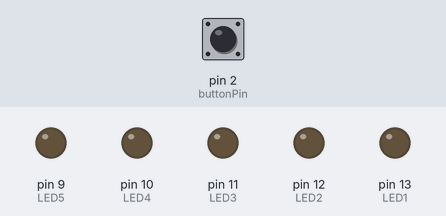
A sketch run on a simulated Arduino Uno, built with avr-gcc and run on an emulated ATmega328P. Parts: output pins drawn as LEDs (lit = HIGH). Inputs (shaded band) come from the test bench; at power-on: pin 2 (buttonPin) LOW.

Above: at 1.2 s.
1.3 s: pin 2 (buttonPin) pulled HIGH for 0.15 s
At 1.7 s:
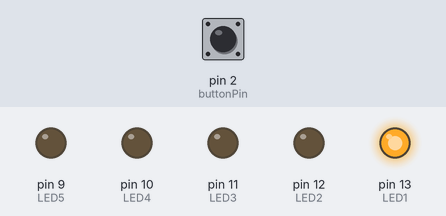
At 4.6 s:
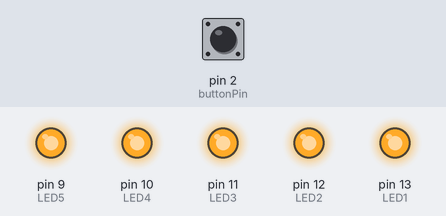
7.4 s: pin 2 (buttonPin) pulled HIGH for 1 s
At 12.3 s:
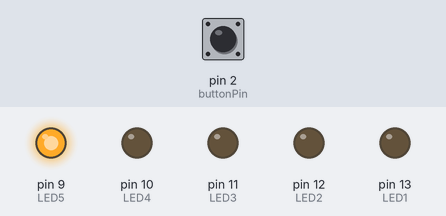
Timing chart, 0 to 15.7 s (numbered marks = the images above; inputs shaded):
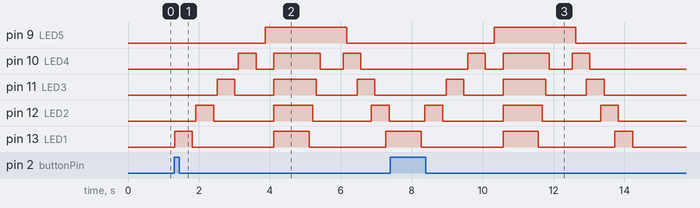

Measured:
- after the input at 1.3 s, pin 9 (LED5): LOW → HIGH after 2.6 s, → LOW 2.3 s later; pin 10 (LED4): goes HIGH 0.50 s, LOW 0.50 s, HIGH 1.3 s, LOW 0.65 s, HIGH 0.50 s, then LOW, starting after 1.8 s
- after the input at 7.4 s, pin 9 (LED5): LOW → HIGH after 2.9 s, → LOW 2.3 s later; pin 10 (LED4): goes HIGH 0.50 s, LOW 0.50 s, HIGH 1.3 s, LOW 0.65 s, HIGH 0.50 s, then LOW, starting after 2.2 s

The sketch:

SS6_AroundTown.ino
```cpp
const int buttonPin = 2;
const int LED1 = 13;
const int LED2 = 12;
const int LED3 = 11;
const int LED4 = 10;
const int LED5 = 9;

//will change to either 1 or 0
int buttonState = 0; //creates variable to check if button is pressed

void setup() {
  //run once:

  pinMode(LED1, OUTPUT); //set pin to output for LED
  pinMode(LED2, OUTPUT);
  pinMode(LED3, OUTPUT);
  pinMode(LED4, OUTPUT);
  pinMode(LED5, OUTPUT);

  pinMode(buttonPin, INPUT);
}

//runs infinitely
void loop() {
  // put your main code here, to run repeatedly:
  buttonState = digitalRead(buttonPin); //reads the push button value
  delay(10);

  if (buttonState == HIGH) {
    digitalWrite (LED1, HIGH);
    delay(100);
    digitalWrite (LED2, LOW);
    delay(100);
    digitalWrite (LED3, LOW);
    delay(100);
    digitalWrite (LED4, LOW);
    delay(100);
    digitalWrite (LED5, LOW);
    delay(100);

    digitalWrite (LED1, LOW);
    delay(100);
    digitalWrite (LED2, HIGH);
    delay(100);
    digitalWrite (LED3, LOW);
    delay(100);
    digitalWrite (LED4, LOW);
    delay(100);
    digitalWrite (LED5, LOW);
    delay(100);

    digitalWrite (LED1, LOW);
    delay(100);
    digitalWrite (LED2, LOW);
    delay(100);
    digitalWrite (LED3, HIGH);
    delay(100);
    digitalWrite (LED4, LOW);
    delay(100);
    digitalWrite (LED5, LOW);
    delay(100);

    digitalWrite (LED1, LOW);
    delay(100);
    digitalWrite (LED2, LOW);
    delay(100);
    digitalWrite (LED3, LOW);
    delay(100);
    digitalWrite (LED4, HIGH);
    delay(100);
    digitalWrite (LED5, LOW);
    delay(100);

    digitalWrite (LED1, LOW);
    delay(100);
    digitalWrite (LED2, LOW);
    delay(100);
    digitalWrite (LED3, LOW);
    delay(100);
    digitalWrite (LED4, LOW);
    delay(250);
    digitalWrite (LED5, HIGH);
    delay(250);

    //all lights
    digitalWrite (LED1, HIGH);
    digitalWrite (LED2, HIGH);
    digitalWrite (LED3, HIGH);
    digitalWrite (LED4, HIGH);
    digitalWrite (LED5, HIGH);
    delay(1000);

    //reverse
    digitalWrite (LED1, LOW);
    delay(100);
    digitalWrite (LED2, LOW);
    delay(100);
    digitalWrite (LED3, LOW);
    delay(100);
    digitalWrite (LED4, LOW);
    delay(100);
    digitalWrite (LED5, HIGH);
    delay(250);

    digitalWrite (LED1, LOW);
    delay(100);
    digitalWrite (LED2, LOW);
    delay(100);
    digitalWrite (LED3, LOW);
    delay(100);
    digitalWrite (LED4, HIGH);
    delay(100);
    digitalWrite (LED5, LOW);
    delay(100);

    digitalWrite (LED1, LOW);
    delay(100);
    digitalWrite (LED2, LOW);
    delay(100);
    digitalWrite (LED3, HIGH);
    delay(100);
    digitalWrite (LED4, LOW);
    delay(100);
    digitalWrite (LED5, LOW);
    delay(100);

    digitalWrite (LED1, LOW);
    delay(100);
    digitalWrite (LED2, HIGH);
    delay(100);
    digitalWrite (LED3, LOW);
    delay(100);
    digitalWrite (LED4, LOW);
    delay(100);
    digitalWrite (LED5, LOW);
    delay(100);

    digitalWrite (LED1, HIGH);
    delay(100);
    digitalWrite (LED2, LOW);
    delay(100);
    digitalWrite (LED3, LOW);
    delay(100);
    digitalWrite (LED4, LOW);
    delay(100);
    digitalWrite (LED5, LOW);
    delay(100);

  } else {
    digitalWrite(LED1, LOW); //LEDs will NOT be on
    digitalWrite(LED2, LOW); //LEDs will NOT be on
    digitalWrite(LED3, LOW); //LEDs will NOT be on
    digitalWrite(LED4, LOW); //LEDs will NOT be on
    digitalWrite(LED5, LOW); //LEDs will NOT be on
  }
}
```
